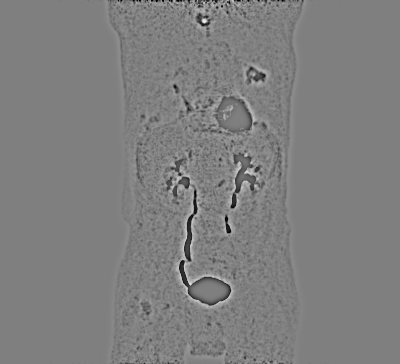
#> input picture tumor-segmentation/data/HPC/control_009.png, 400 x 364 px, given as the content of the folder ../tumor-segmentation/data/controls/imgs, which was not available
$ python test_HP.py
#> lines starting #> are read from the running program, lines starting #| are printed output that depends on the picture; after the words box and inside, x2 and y2 are one past the last pixel; in counts of white or black regions, pixels touching at a corner belong together; pictures that were not available may be replaced by others from this repository, and a replacement may not be noted
### tumor-segmentation/dataloder.py
import os
from os import listdir
from scipy import ndimage
import numpy as np
import cv2
import csv
import random

class Dataloder:

    def __init__(self, inpath, outpath):
        self.inpath = inpath
        self.outpath = outpath

    def HPconverter(self):
        inpath = self.inpath
        outpath = self.outpath

        if os.makedirs(outpath, exist_ok=True):
            print("Invalide output path")

        for filename in os.listdir(inpath):
            if filename.endswith(".png") or filename.endswith(".jpg"):
                full_input_path = os.path.join(inpath, filename)

                # Les inn bilde
                img = cv2.imread(full_input_path, cv2.IMREAD_GRAYSCALE)
#> img is the input picture: shape (364, 400); min 0, max 238, mean 127
                if img is None:
                    print(f"Kunne ikke lese {filename}")
                    continue

                # High-pass filter: original - blur + 127
                blurred = cv2.GaussianBlur(img, (21, 21), 3)
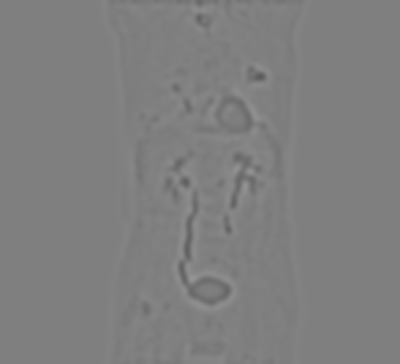
#> blurred: shape (364, 400); min 90, max 149, mean 127
                hp = cv2.addWeighted(img, 1.0, blurred, -1.0, 127)

                # Lagre resultat
                full_output_path = os.path.join(outpath, filename)
                cv2.imwrite(full_output_path, hp)


    def convertToBitstrings(self, label=None):
#> called with label = 0
        bitstrings = []

        for filename in os.listdir(self.outpath):
            if filename.lower().endswith((".png", ".jpg")):
                fullpath = os.path.join(self.outpath, filename)
                img = cv2.imread(fullpath, cv2.IMREAD_GRAYSCALE)
                if img is None:
                    continue

                _, binary = cv2.threshold(img, 127, 1, cv2.THRESH_BINARY)
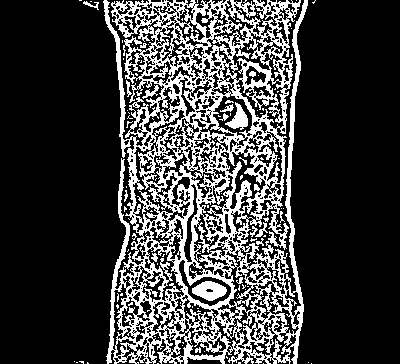
#> binary: shape (364, 400); values 0 (black) and 1 (white), 24% white; 125 white regions (104 under 20 px), largest, box (x1, y1, x2, y2) and area: (103, 0, 308, 364) 33191, (192, 281, 227, 301) 455, (225, 102, 248, 130) 301
                bitstring = binary.flatten().tolist()
#> bitstring = 145600 items

                if label is not None:
                    pic_value =  [label] + bitstring
#> pic_value = 145601 items
                    bitstrings.append(pic_value)

                else:
                    bitstrings.append([filename, bitstring])
#> pass 2 of the loop in convertToBitstrings, `for filename in os.listdir(self.outpath):`:
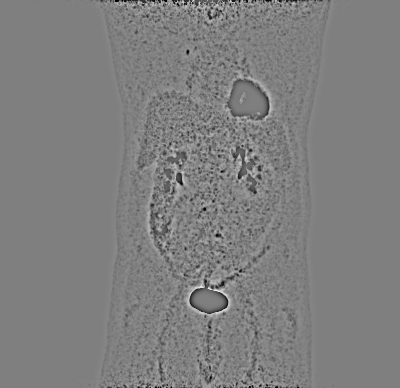
#> input picture tumor-segmentation/data/HPC/control_012.png, 400 x 388 px
#> in convertToBitstrings, img is the input picture: shape (388, 400); min 0, max 242, mean 126.9
#> in convertToBitstrings, `_, binary = cv2.threshold(img, 127, 1, cv2.THRESH_BINARY)`:
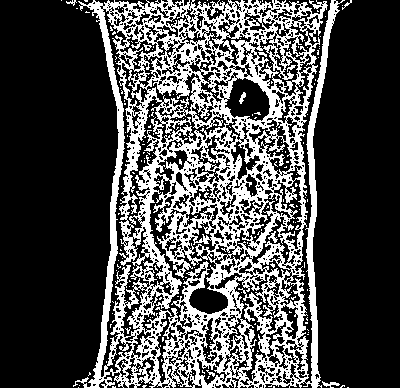
#> binary: shape (388, 400); values 0 (black) and 1 (white), 29.3% white; 199 white regions (188 under 20 px), largest, box (x1, y1, x2, y2) and area: (73, 0, 345, 388) 44502, (322, 381, 340, 388) 57, (268, 231, 278, 243) 48
#> bitstring = 155200 items
#> pic_value = 155201 items
#> pass 3 of the loop in convertToBitstrings, `for filename in os.listdir(self.outpath):`:
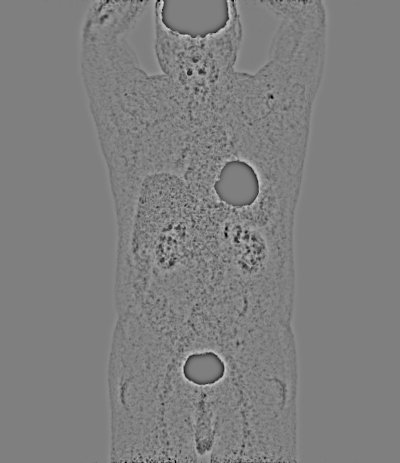
#> input picture tumor-segmentation/data/HPC/control_013.png, 400 x 463 px
#> in convertToBitstrings, img is the input picture: shape (463, 400); min 0, max 224, mean 127
#> in convertToBitstrings, `_, binary = cv2.threshold(img, 127, 1, cv2.THRESH_BINARY)`:
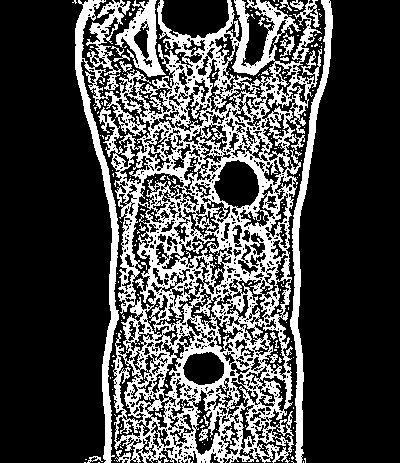
#> binary: shape (463, 400); values 0 (black) and 1 (white), 28.1% white; 236 white regions (217 under 20 px), largest, box (x1, y1, x2, y2) and area: (75, 0, 322, 463) 45875, (290, 0, 333, 463) 3191, (115, 0, 166, 77) 1524
#> bitstring = 185200 items
#> pic_value = 185201 items
#> the loop made 4 passes; the first 3 are shown

        return bitstrings


    def sendToTXT(self, bitstrings, out_path):
        txt_filename = "HPNegativeBitstrings.txt"
        full_path = os.path.join(out_path, txt_filename)

        os.makedirs(out_path, exist_ok=True)

        with open(full_path, 'a') as txtfile:

            for entry in bitstrings:
                strEntry = str(entry)
                #label = str(entry)  # 0 eller 1
                #bits = ''.join(str(b) for b in entry)  # Lag streng av 0 og 1
                #line = label + bits  # Evt. label + "," + bits hvis du vil ha med label separat
                txtfile.write(strEntry)

            txtfile.write("\n")


    # [52 lines left out: functions dataShuflerForTXT, dataSplitter, not called in this run]

### tumor-segmentation/test_HP.py
from dataloder import Dataloder


inPath = "../tumor-segmentation/data/controls/imgs"
outPath = "../tumor-segmentation/data/HPC"


load_obj_imgtoHP = Dataloder(inPath, outPath)

load_obj_imgtoHP.HPconverter()


bitStrings = load_obj_imgtoHP.convertToBitstrings(label=0)  #Her er lable = 1 asså bilder der pasienten har kreft


txt_path = "../tumor-segmentation/data/"

for i in range(len(bitStrings)):

    load_obj_imgtoHP.sendToTXT(bitStrings[i], txt_path)


print("Alt i orden")
